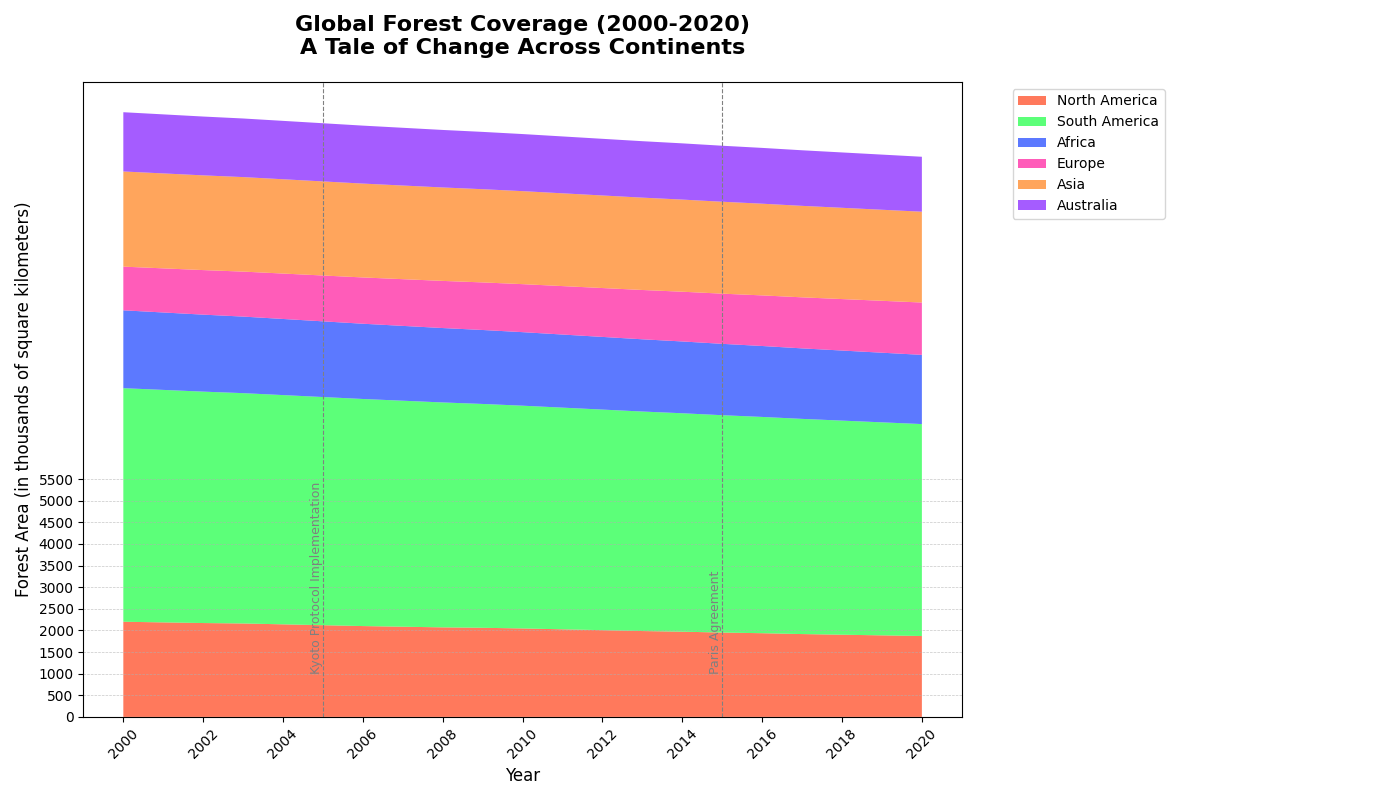

Write Python code to recreate this figure.
import matplotlib.pyplot as plt
import numpy as np

years = np.arange(2000, 2021)

north_america = np.array([2200, 2185, 2170, 2160, 2140, 2120, 2100, 2085, 2070, 2060, 2045, 2025, 
                          2005, 1985, 1970, 1950, 1935, 1915, 1900, 1885, 1870])
south_america = np.array([5400, 5375, 5350, 5325, 5300, 5275, 5250, 5225, 5200, 5175, 5150, 5125, 
                          5100, 5075, 5050, 5025, 5000, 4975, 4950, 4925, 4900])
africa = np.array([1800, 1790, 1780, 1770, 1760, 1750, 1740, 1730, 1720, 1710, 1700, 1690, 1680, 
                   1670, 1660, 1650, 1640, 1630, 1620, 1610, 1600])
europe = np.array([1010, 1020, 1030, 1040, 1050, 1060, 1070, 1080, 1090, 1100, 1110, 1120, 1130, 
                   1140, 1150, 1160, 1170, 1180, 1190, 1200, 1210])
asia = np.array([2200, 2195, 2190, 2185, 2180, 2175, 2170, 2165, 2160, 2155, 2150, 2145, 2140,
                 2135, 2130, 2125, 2120, 2115, 2110, 2105, 2100])
australia = np.array([1370, 1365, 1360, 1355, 1350, 1345, 1340, 1335, 1330, 1325, 1320, 1315, 
                      1310, 1305, 1300, 1295, 1290, 1285, 1280, 1275, 1270])

regions = np.row_stack((north_america, south_america, africa, europe, asia, australia))

fig, ax = plt.subplots(figsize=(14, 8))

# New color set
colors = ['#FF5733', '#33FF57', '#3357FF', '#FF33A8', '#FF8F33', '#8F33FF']

ax.stackplot(years, regions, labels=['North America', 'South America', 'Africa', 'Europe', 'Asia', 'Australia'], colors=colors, alpha=0.8)

ax.set_title('Global Forest Coverage (2000-2020)\nA Tale of Change Across Continents', fontsize=16, fontweight='bold', pad=20)
ax.set_xlabel('Year', fontsize=12)
ax.set_ylabel('Forest Area (in thousands of square kilometers)', fontsize=12)

ax.set_xticks(np.arange(2000, 2021, 2))
ax.set_yticks(np.arange(0, 5501, 500))
ax.yaxis.grid(True, linestyle='--', linewidth=0.5, alpha=0.7)

ax.legend(loc='upper left', fontsize=10, bbox_to_anchor=(1.05, 1))

highlight_years = {2005: "Kyoto Protocol Implementation", 2015: "Paris Agreement"}
for year, event in highlight_years.items():
    ax.axvline(x=year, color='grey', linestyle='--', linewidth=0.8)
    ax.text(year, 1000, event, rotation=90, verticalalignment='bottom', horizontalalignment='right', color='grey', fontsize=9)

plt.xticks(rotation=45)

plt.tight_layout(rect=[0, 0, 0.85, 1])

plt.show()
